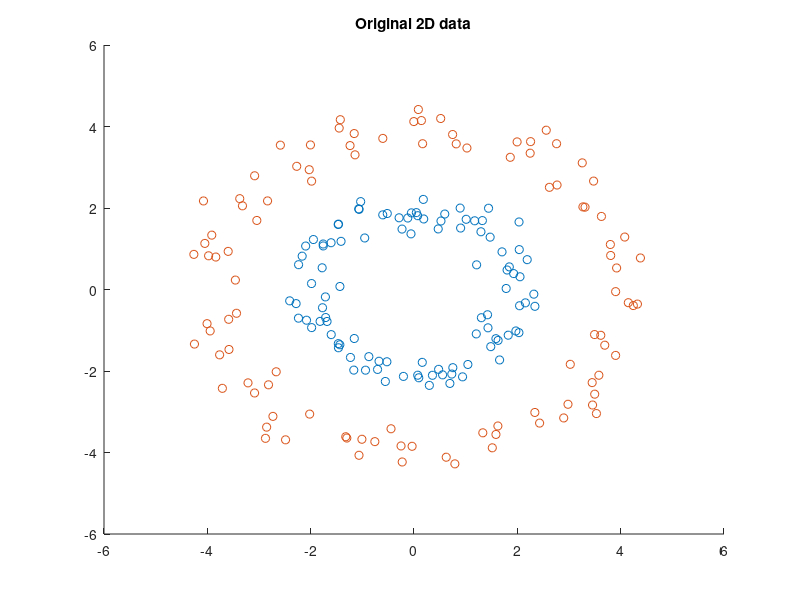

Here is the MATLAB script that generated this plot: (Note: this script raises an error after producing the figure.)
%test Radial Basis Function

%From
%http://stats.stackexchange.com/questions/63881/use-gaussian-rbf-kernel-for-mapping-of-2d-data-to-3d

r1 = 2;
r2 = 4;
nn = 100;
nz = 0.3;

theta = linspace(0,2*pi,nn)';

d1 = [r1*sin(theta) + randn(nn,1)*nz, r1*cos(theta) + randn(nn,1)*nz];
d2 = [r2*sin(theta) + randn(nn,1)*nz, r2*cos(theta) + randn(nn,1)*nz];

figure
scatter(d1(:,1),d1(:,2),'r*');
hold on
scatter(d2(:,1),d2(:,2),'b+');
hold off
title('Original 2D data')

%now compute radial basis
gamma = 2;
z1 = RadialBasisFunction(d1,gamma);
z2 = RadialBasisFunction(d2,gamma);

%plot in 3D
figure
scatter3(d1(:,1),d1(:,2),z1,'r*');
hold on
scatter3(d2(:,1),d2(:,2),z2,'b+');
hold off
title('3D radial basis')


%% Try matlabs svm RBF
%http://www.mathworks.com/help/stats/fitcsvm.html

X = [d1;d2];
Y = [ones(nn,1)*(-1); ones(nn,1)*1]; 

SVMModel = fitcsvm(X,Y,'Standardize',true,'KernelFunction','RBF',...
    'KernelScale','auto');

[est,score] = predict(SVMModel,X);

plot(est)

Bounds = DataBounds(X);
ng = 50;
xl1 = linspace(Bounds(1,1),Bounds(2,1),ng);
xl2 = linspace(Bounds(1,2),Bounds(2,2),ng);
[XG1, XG2]  = meshgrid(xl1, xl2);


f = zeros(length(xl1), length(xl2));

gamma = SVMModel.KernelParameters.Scale

% Iter. all SVs
for i=1:length(SVMModel.SupportVectors)
    alpha_i = SVMModel.Alpha(i,:);
    sv_i    = SVMModel.SupportVectors(i,:);
    y_i     = SVMModel.SupportVectorLabels(i,:);
    for j=1:length(xl1)
        for k=1:length(xl2)
            x = [xl1(j),xl2(k)];
            f(j,k) = f(j,k) + alpha_i*y_i*constructKernel(x, sv_i, gamma, 'Gaussian');
            
        end
    end    
end


ZR = RadialBasisFunction(X,gamma);

figure
handle = Surface3D(X(:,1), X(:,2), ZR);


for i = 1:size(XG1, 2)
   this_X = [XG1(:, i), XG2(:, i)];
   [est,score] = predict(SVMModel,this_X);
   vals(:, i) = est;
end

%plot in 3D
figure
scatter(d1(:,1),d1(:,2),'r*');
hold on
scatter(d2(:,1),d2(:,2),'b+');
hold on
surf(XG1,XG2,f);
hold on
contour(XG1, XG2, vals, [0 1], 'Color', 'b');
hold off
title('3D radial basis')


figure
handle = plotSVMboundary(X,SVMModel);
% gscatter(XG1(:),XG2(:),vals(:));
